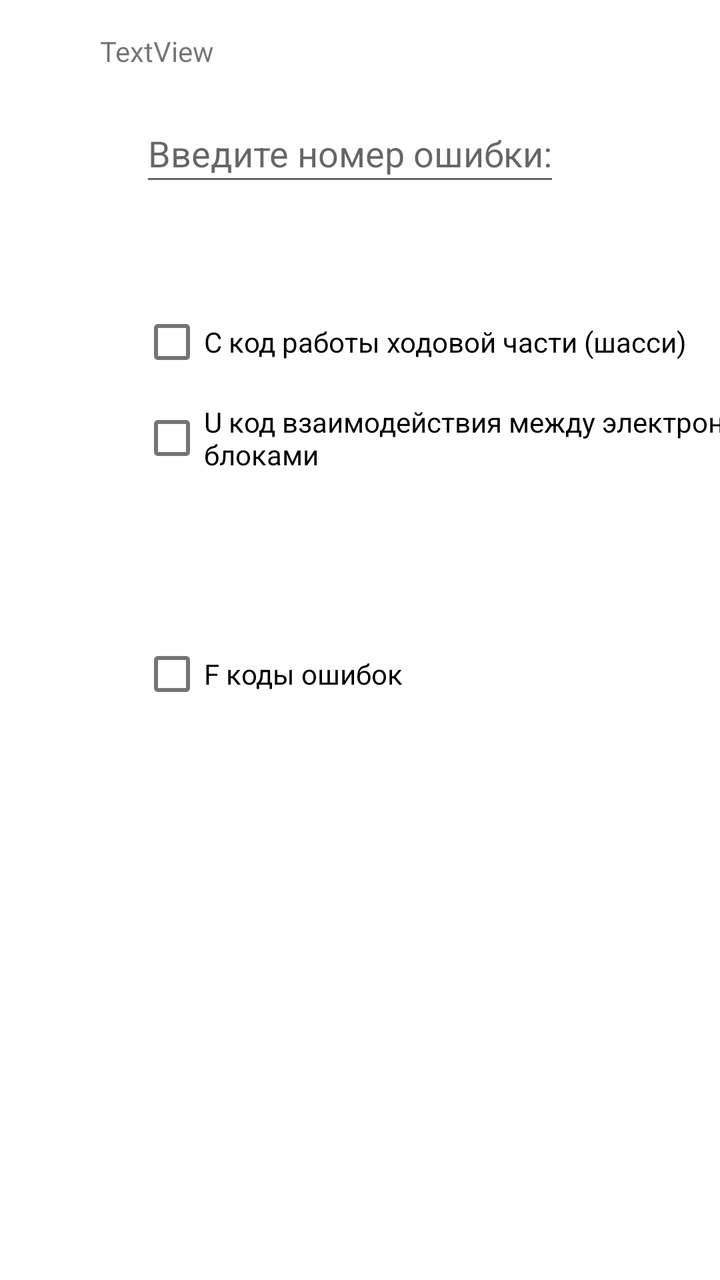
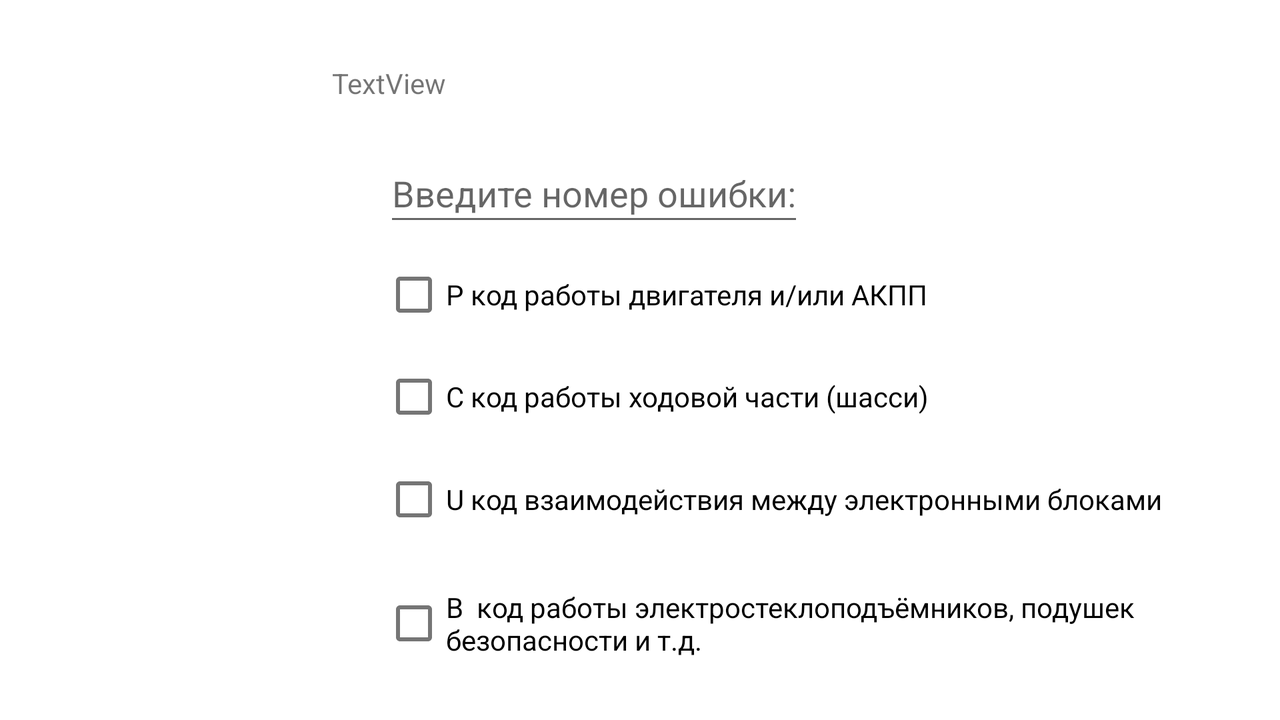

The same Android screen from two of the app's own layout files: first res/layout/ as a phone draws it, then the repository's variant for another configuration, drawn on a device whose configuration selects that folder. Both files follow.
<!-- AndroidManifest.xml: application theme Theme.OBD2Code -->
<!-- res/layout/avtoerr.xml -->
<?xml version="1.0" encoding="utf-8"?>
<androidx.constraintlayout.widget.ConstraintLayout xmlns:android="http://schemas.android.com/apk/res/android"
    xmlns:app="http://schemas.android.com/apk/res-auto"
    xmlns:tools="http://schemas.android.com/tools"
    android:layout_width="match_parent"
    android:layout_height="match_parent">


    <EditText
        android:id="@+id/editText"
        android:layout_width="210dp"
        android:layout_height="46dp"
        android:layout_marginStart="50dp"
        android:layout_marginTop="52dp"
        android:ems="10"
        android:hint="Введите номер ошибки: 1015"
        android:inputType="number"
        app:layout_constraintStart_toEndOf="@+id/guideline"
        app:layout_constraintTop_toTopOf="parent" />

    <androidx.constraintlayout.widget.Guideline
        android:id="@+id/guideline"
        android:layout_width="wrap_content"
        android:layout_height="wrap_content"
        android:orientation="vertical"
        app:layout_constraintGuide_begin="20dp" />

    <TextView
        android:id="@+id/textView"
        android:layout_width="286dp"
        android:layout_height="28dp"
        android:layout_marginStart="50dp"
        android:layout_marginTop="32dp"
        android:layout_marginBottom="8dp"
        android:text="TextView"
        app:layout_constraintBottom_toTopOf="@+id/editText"
        app:layout_constraintEnd_toEndOf="parent"
        app:layout_constraintHorizontal_bias="0.0"
        app:layout_constraintStart_toStartOf="parent"
        app:layout_constraintTop_toTopOf="parent"
        app:layout_constraintVertical_bias="1.0" />

    <androidx.constraintlayout.widget.Guideline
        android:id="@+id/guideline2"
        android:layout_width="wrap_content"
        android:layout_height="wrap_content"
        android:orientation="horizontal"
        app:layout_constraintGuide_begin="16dp" />

    <CheckBox
        android:id="@+id/checkBoxC"
        android:layout_width="wrap_content"
        android:layout_height="wrap_content"
        android:layout_marginStart="50dp"
        android:text="C код работы ходовой части (шасси)"
        app:layout_constraintBottom_toTopOf="@+id/checkBoxU"
        app:layout_constraintEnd_toEndOf="parent"
        app:layout_constraintHorizontal_bias="0.0"
        app:layout_constraintStart_toEndOf="@+id/guideline"
        app:layout_constraintTop_toBottomOf="@+id/checkBoxP" />

    <CheckBox
        android:id="@+id/checkBoxP"
        android:layout_width="wrap_content"
        android:layout_height="wrap_content"
        android:layout_marginStart="50dp"
        android:layout_marginTop="1dp"
        android:layout_marginEnd="315dp"
        android:text="P код работы двигателя и/или АКПП"
        app:layout_constraintBottom_toTopOf="@+id/checkBoxC"
        app:layout_constraintEnd_toEndOf="parent"
        app:layout_constraintHorizontal_bias="0.0"
        app:layout_constraintStart_toEndOf="@+id/guideline"
        app:layout_constraintTop_toBottomOf="@+id/editText" />

    <CheckBox
        android:id="@+id/checkBoxU"
        android:layout_width="wrap_content"
        android:layout_height="wrap_content"
        android:layout_marginStart="50dp"
        android:text="U код взаимодействия между электронными блоками"
        app:layout_constraintBottom_toTopOf="@+id/checkBoxB"
        app:layout_constraintEnd_toEndOf="parent"
        app:layout_constraintHorizontal_bias="0.0"
        app:layout_constraintStart_toEndOf="@+id/guideline"
        app:layout_constraintTop_toBottomOf="@+id/checkBoxC" />

    <CheckBox
        android:id="@+id/checkBoxB"
        android:layout_width="406dp"
        android:layout_height="70dp"
        android:layout_marginStart="50dp"
        android:layout_marginEnd="315dp"
        android:text="B  код работы электростеклоподъёмников, подушек безопасности и т.д."
        android:textIsSelectable="false"
        android:textSize="14sp"
        app:layout_constraintEnd_toEndOf="parent"
        app:layout_constraintHorizontal_bias="0.0"
        app:layout_constraintStart_toEndOf="@+id/guideline"
        app:layout_constraintTop_toBottomOf="@+id/checkBoxU" />

    <CheckBox
        android:id="@+id/checkBoxF"
        android:layout_width="132dp"
        android:layout_height="48dp"
        android:layout_marginStart="50dp"
        android:text="F коды ошибок"
        app:layout_constraintStart_toEndOf="@+id/guideline"
        app:layout_constraintTop_toBottomOf="@+id/checkBoxB" />

    <ListView
        android:id="@+id/ListView"
        android:layout_width="591dp"
        android:layout_height="484dp"
        app:layout_constraintStart_toStartOf="parent"
        app:layout_constraintTop_toBottomOf="@+id/checkBoxF" />


</androidx.constraintlayout.widget.ConstraintLayout>
<!-- resources referenced by this layout -->
<resources>
  <style name="Theme.OBD2Code" parent="Theme.MaterialComponents.DayNight.DarkActionBar">
        
        <item name="colorPrimary">@color/purple_500</item>
        <item name="colorPrimaryVariant">@color/purple_700</item>
        <item name="colorOnPrimary">@color/white</item>
        
        <item name="colorSecondary">@color/teal_200</item>
        <item name="colorSecondaryVariant">@color/teal_700</item>
        <item name="colorOnSecondary">@color/black</item>
        
        <item name="android:statusBarColor" tools:targetApi="l">?attr/colorPrimaryVariant</item>
        
    </style>
  <color name="purple_500">#198897</color>
  <color name="purple_700">#3A2167</color>
  <color name="white">#FFFFFFFF</color>
  <color name="teal_200">#FF03DAC5</color>
  <color name="teal_700">#EEF6F6</color>
  <color name="black">#FF000000</color>
</resources>
<!-- res/layout-land/avtoerr.xml (the repository's variant of the layout above) -->
<!-- drawn on the phone turned sideways -->
<?xml version="1.0" encoding="utf-8"?>
<androidx.constraintlayout.widget.ConstraintLayout xmlns:android="http://schemas.android.com/apk/res/android"
    xmlns:app="http://schemas.android.com/apk/res-auto"
    xmlns:tools="http://schemas.android.com/tools"
    android:layout_width="match_parent"
    android:layout_height="match_parent">


    <EditText
        android:id="@+id/editText"
        android:layout_width="210dp"
        android:layout_height="46dp"
        android:layout_marginStart="172dp"
        android:layout_marginTop="72dp"
        android:ems="10"
        android:hint="Введите номер ошибки: 1015"
        android:inputType="number"
        app:layout_constraintStart_toEndOf="@+id/guideline"
        app:layout_constraintTop_toTopOf="parent" />

    <androidx.constraintlayout.widget.Guideline
        android:id="@+id/guideline"
        android:layout_width="wrap_content"
        android:layout_height="wrap_content"
        android:orientation="vertical"
        app:layout_constraintGuide_begin="20dp" />

    <TextView
        android:id="@+id/textView"
        android:layout_width="286dp"
        android:layout_height="28dp"
        android:layout_marginStart="150dp"
        android:layout_marginTop="32dp"
        android:layout_marginBottom="8dp"
        android:text="TextView"
        app:layout_constraintBottom_toTopOf="@+id/editText"
        app:layout_constraintEnd_toEndOf="parent"
        app:layout_constraintHorizontal_bias="0.078"
        app:layout_constraintStart_toStartOf="parent"
        app:layout_constraintTop_toTopOf="parent"
        app:layout_constraintVertical_bias="0.0" />

    <androidx.constraintlayout.widget.Guideline
        android:id="@+id/guideline2"
        android:layout_width="wrap_content"
        android:layout_height="wrap_content"
        android:orientation="horizontal"
        app:layout_constraintGuide_begin="16dp" />

    <ListView
        android:id="@+id/ListVeiw"
        android:layout_width="910dp"
        android:layout_height="107dp"
        android:layout_marginStart="4dp"
        android:layout_marginTop="350dp"
        app:layout_constraintStart_toEndOf="@+id/guideline"
        app:layout_constraintTop_toTopOf="parent" />

    <CheckBox
        android:id="@+id/checkBoxC"
        android:layout_width="wrap_content"
        android:layout_height="wrap_content"
        android:layout_marginStart="171dp"
        android:layout_marginEnd="315dp"
        android:text="C код работы ходовой части (шасси)"
        app:layout_constraintBottom_toTopOf="@+id/checkBoxU"
        app:layout_constraintEnd_toEndOf="parent"
        app:layout_constraintHorizontal_bias="0.0"
        app:layout_constraintStart_toEndOf="@+id/guideline"
        app:layout_constraintTop_toBottomOf="@+id/checkBoxP" />

    <CheckBox
        android:id="@+id/checkBoxP"
        android:layout_width="wrap_content"
        android:layout_height="wrap_content"
        android:layout_marginStart="171dp"
        android:layout_marginTop="2dp"
        android:layout_marginEnd="315dp"
        android:text="P код работы двигателя и/или АКПП"
        app:layout_constraintBottom_toTopOf="@+id/checkBoxC"
        app:layout_constraintEnd_toEndOf="parent"
        app:layout_constraintHorizontal_bias="0.0"
        app:layout_constraintStart_toEndOf="@+id/guideline"
        app:layout_constraintTop_toBottomOf="@+id/editText" />

    <CheckBox
        android:id="@+id/checkBoxU"
        android:layout_width="wrap_content"
        android:layout_height="wrap_content"
        android:layout_marginStart="171dp"
        android:layout_marginEnd="315dp"
        android:text="U код взаимодействия между электронными блоками"
        app:layout_constraintBottom_toTopOf="@+id/checkBoxB"
        app:layout_constraintEnd_toEndOf="parent"
        app:layout_constraintHorizontal_bias="0.0"
        app:layout_constraintStart_toEndOf="@+id/guideline"
        app:layout_constraintTop_toBottomOf="@+id/checkBoxC" />

    <CheckBox
        android:id="@+id/checkBoxB"
        android:layout_width="406dp"
        android:layout_height="70dp"
        android:layout_marginStart="171dp"
        android:layout_marginEnd="315dp"
        android:text="B  код работы электростеклоподъёмников, подушек безопасности и т.д."
        android:textIsSelectable="false"
        android:textSize="14sp"
        app:layout_constraintBottom_toTopOf="@+id/ListVeiw"
        app:layout_constraintEnd_toEndOf="parent"
        app:layout_constraintHorizontal_bias="0.0"
        app:layout_constraintStart_toEndOf="@+id/guideline"
        app:layout_constraintTop_toBottomOf="@+id/checkBoxU" />


</androidx.constraintlayout.widget.ConstraintLayout>
